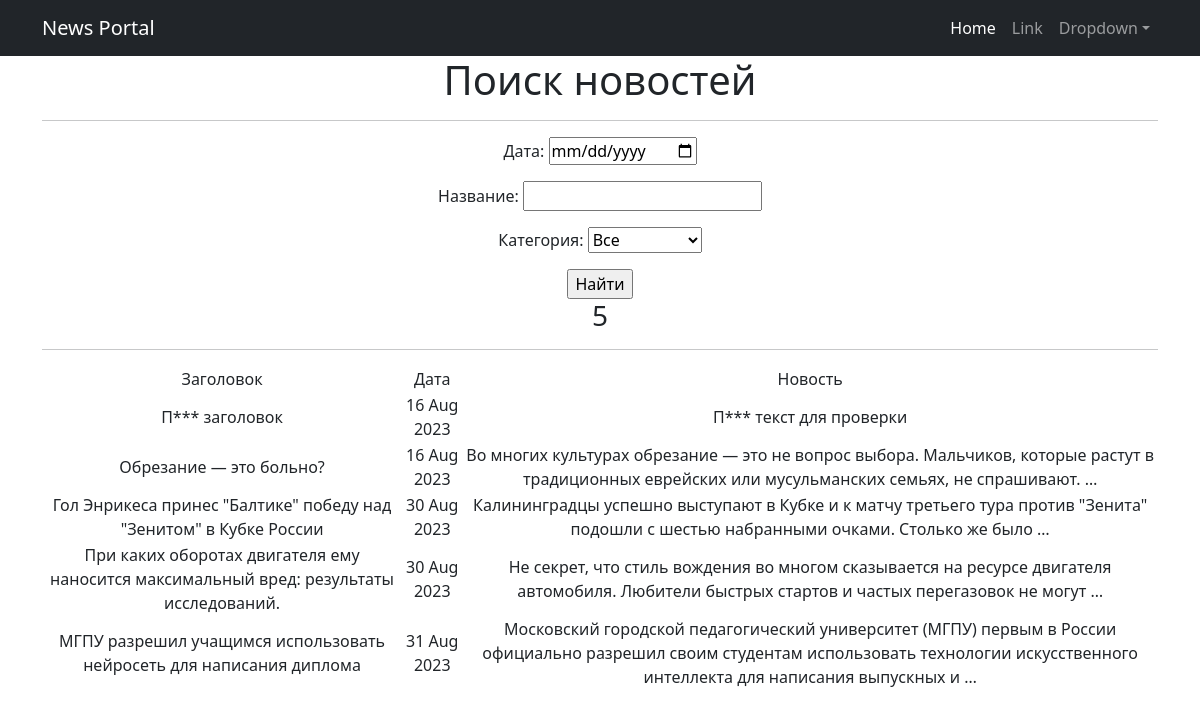
The page /news/search/ on the database as committed earlier.
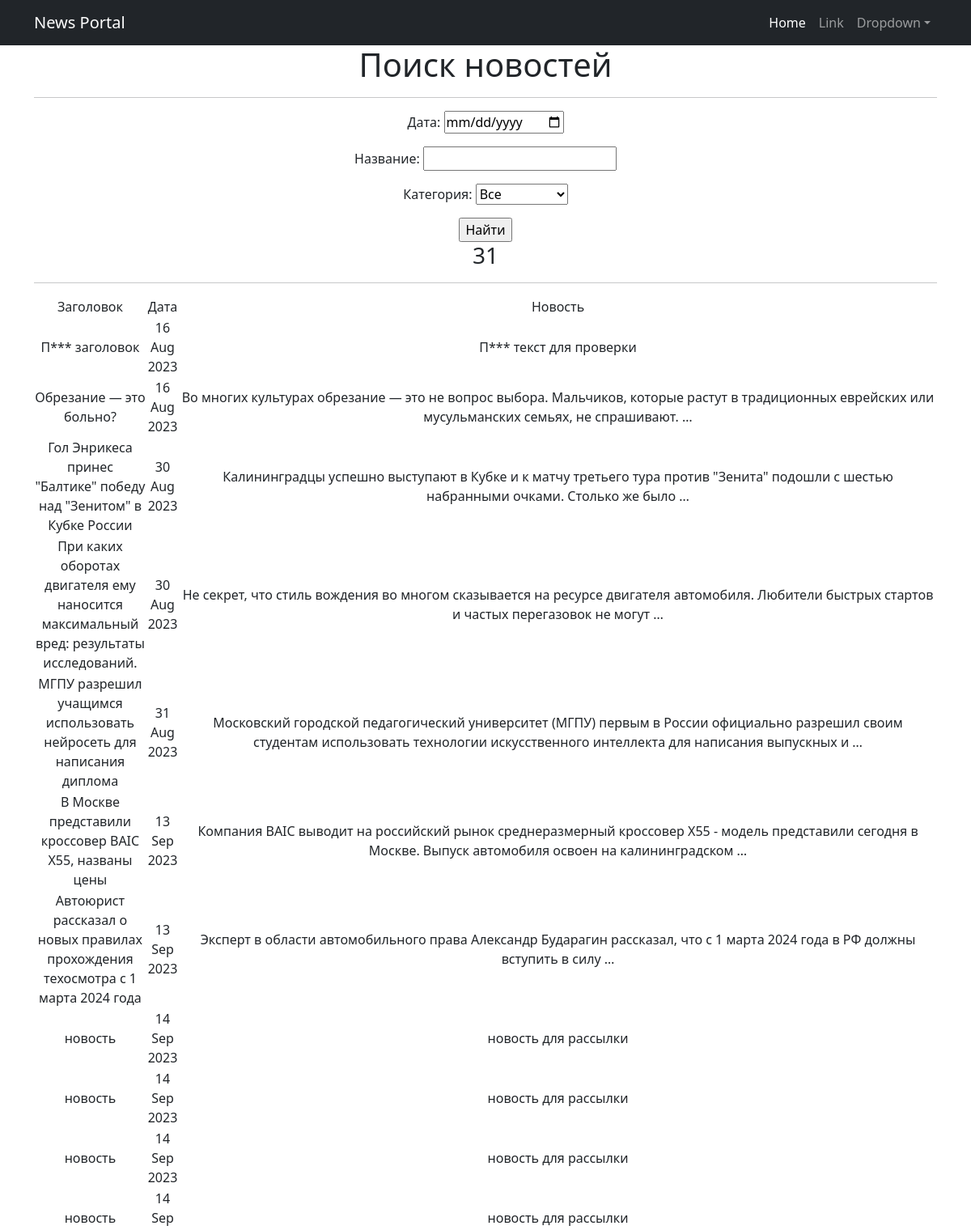
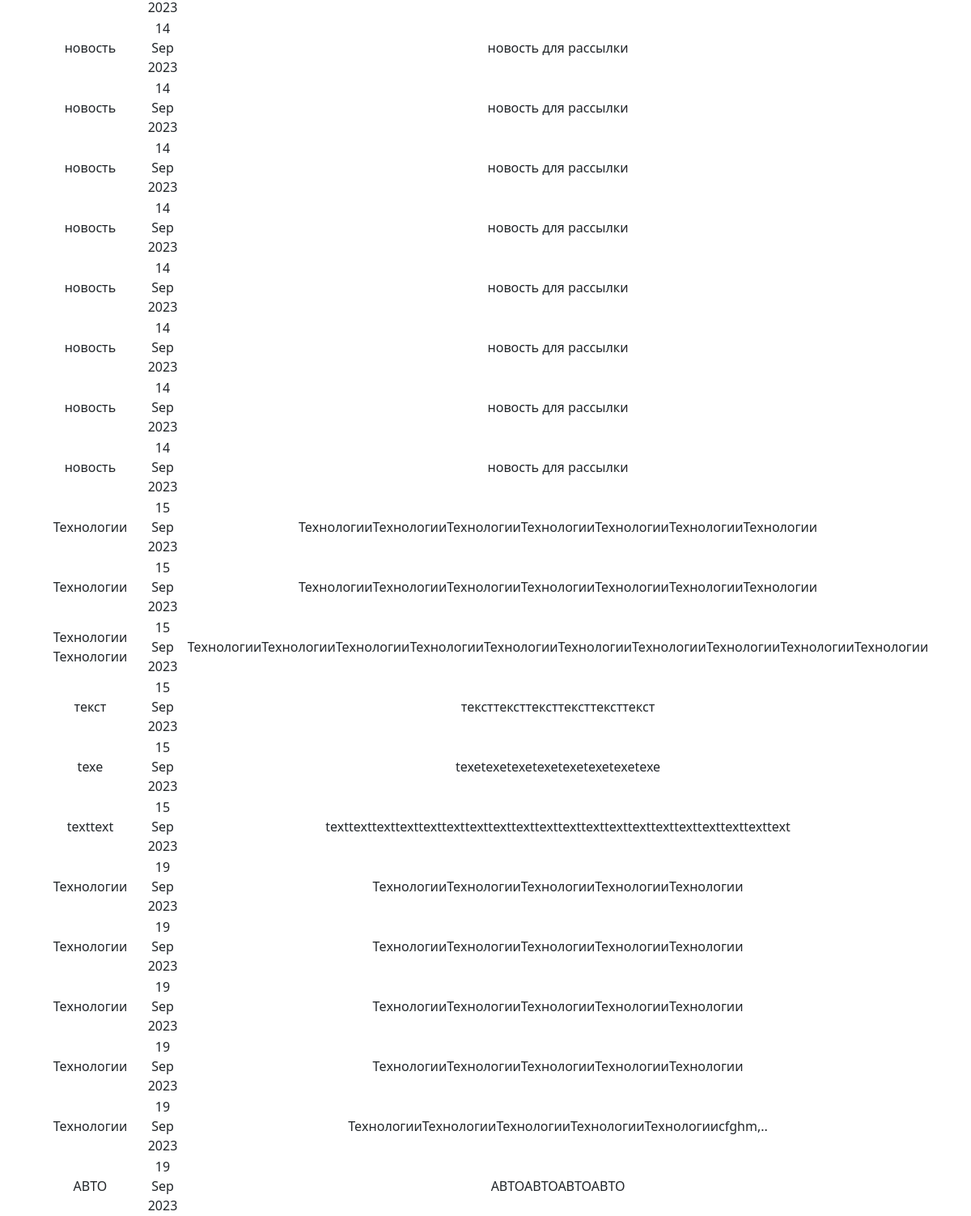
The same page on the database as committed later (2 pictures, top to bottom).
### news/models.py (models this page shows, shortened)
class Post(models.Model):
    author = models.ForeignKey(Author, on_delete=models.CASCADE)
    NEWS = 'NW'
    ARTICL = 'AR'
    CATEGORY_CHOICES = (
        (NEWS, 'Новость'),
        (ARTICL, 'Статья'),
    )
    categoryType = models.CharField(max_length=2, choices=CATEGORY_CHOICES, default=ARTICL)
    dateCreation = models.DateTimeField(auto_now_add=True)
    postCategory = models.ManyToManyField(Category, through='PostCategory')
    title = models.CharField(max_length=128)
    text = models.TextField()
    rating = models.SmallIntegerField(default=0)

### news/views.py (the view)
# urls.py: path('search/', SearchList.as_view(), name='news_search'),
class SearchList(ListView):
    model = Post
    template_name = 'search.html'
    context_object_name = 'posts'
    def __init__(self, **kwargs):
        super().__init__(**kwargs)
        self.filterset = None
    def get_queryset(self):
        queryset = super().get_queryset()
        self.filterset = NewsFilter(self.request.GET, queryset)
        return self.filterset.qs
    def get_context_data(self, **kwargs):
        context = super().get_context_data(**kwargs)
        context['time'] = datetime
        context['filterset'] = self.filterset
        return context

### news/models.py (called while the page is built)
    def __str__(self):
        return f'{self.name}'

### news/templatetags/custom_filters.py (called while the page is built)
@register.filter()
def censor(sentence):
    text = sentence.split()
    for i, word in enumerate(text):
        if word in bad_words:
            text[i] = word[0] + '***'
    return ' '.join(text)

### templates/search.html (shortened to what this page needs)
{% extends 'flatpages/default.html' %}
{% load custom_filters %}
{% load custom_tags %}
{% block content %}
<h1>Поиск новостей</h1>
<hr>
 <form action="" method="get">
       {{ filterset.form.as_p }}
       <input type="submit" value="Найти" />
   </form>
   <h3>{{ posts|length }}</h3>
   <hr>
       <table>
           <tr>
               <td>Заголовок</td>
               <td>Дата</td>
               <td>Новость</td>
           </tr>
           {% for post in posts %}
           <tr>
               <td>{{ post.title|censor }}</td>
               <td>{{ post.dateCreation|date:'d M Y' }}</td>
               <td>{{ post.text|truncatewords:20|censor }}</td>
           </tr>
           {% endfor %}
       </table>
{% endblock content %}

Rows that differ between the two databases and show on the page:
added Post: title|censor "В Москве представили кроссовер BAIC X55, названы цены", dateCreation "13 Sep 2023", text|censor "Компания BAIC выводит на российский рынок среднеразмерный кроссовер X55 - модель представили сегодня в Москве. Выпуск автомобиля освоен на калининградском …"
added Post: title|censor "Автоюрист рассказал о новых правилах прохождения техосмотра с 1 марта 2024 года", dateCreation "13 Sep 2023", text|censor "Эксперт в области автомобильного права Александр Бударагин рассказал, что с 1 марта 2024 года в РФ должны вступить в силу …"
added Post: title|censor "новость", dateCreation "14 Sep 2023", text|censor "новость для рассылки"
added Post: title|censor "новость", dateCreation "14 Sep 2023", text|censor "новость для рассылки"
added Post: title|censor "новость", dateCreation "14 Sep 2023", text|censor "новость для рассылки"
added Post: title|censor "новость", dateCreation "14 Sep 2023", text|censor "новость для рассылки"
added Post: title|censor "новость", dateCreation "14 Sep 2023", text|censor "новость для рассылки"
added Post: title|censor "новость", dateCreation "14 Sep 2023", text|censor "новость для рассылки"
added Post: title|censor "новость", dateCreation "14 Sep 2023", text|censor "новость для рассылки"
added Post: title|censor "новость", dateCreation "14 Sep 2023", text|censor "новость для рассылки"
added Post: title|censor "новость", dateCreation "14 Sep 2023", text|censor "новость для рассылки"
added Post: title|censor "новость", dateCreation "14 Sep 2023", text|censor "новость для рассылки"
added Post: title|censor "новость", dateCreation "14 Sep 2023", text|censor "новость для рассылки"
added Post: title|censor "новость", dateCreation "14 Sep 2023", text|censor "новость для рассылки"
added Post: title|censor "Технологии", dateCreation "15 Sep 2023", text|censor "ТехнологииТехнологииТехнологииТехнологииТехнологииТехнологииТехнологии"
added Post: title|censor "Технологии", dateCreation "15 Sep 2023", text|censor "ТехнологииТехнологииТехнологииТехнологииТехнологииТехнологииТехнологии"
added Post: title|censor "Технологии Технологии", dateCreation "15 Sep 2023", text|censor "ТехнологииТехнологииТехнологииТехнологииТехнологииТехнологииТехнологииТехнологииТехнологииТехнологии"
added Post: title|censor "текст", dateCreation "15 Sep 2023", text|censor "тексттексттексттексттексттекст"
added Post: title|censor "texe", dateCreation "15 Sep 2023", text|censor "texetexetexetexetexetexetexetexe"
added Post: title|censor "texttext", dateCreation "15 Sep 2023", text|censor "texttexttexttexttexttexttexttexttexttexttexttexttexttexttexttexttexttexttexttext"
added Post: title|censor "Технологии", dateCreation "19 Sep 2023", text|censor "ТехнологииТехнологииТехнологииТехнологииТехнологии"
added Post: title|censor "Технологии", dateCreation "19 Sep 2023", text|censor "ТехнологииТехнологииТехнологииТехнологииТехнологии"
added Post: title|censor "Технологии", dateCreation "19 Sep 2023", text|censor "ТехнологииТехнологииТехнологииТехнологииТехнологии"
added Post: title|censor "Технологии", dateCreation "19 Sep 2023", text|censor "ТехнологииТехнологииТехнологииТехнологииТехнологии"
added Post: title|censor "Технологии", dateCreation "19 Sep 2023", text|censor "ТехнологииТехнологииТехнологииТехнологииТехнологииcfghm,.."
added Post: title|censor "АВТО", dateCreation "19 Sep 2023", text|censor "АВТОАВТОАВТОАВТО"
Other text that changed with them:
{{ posts|length }}: "5" → "31"
